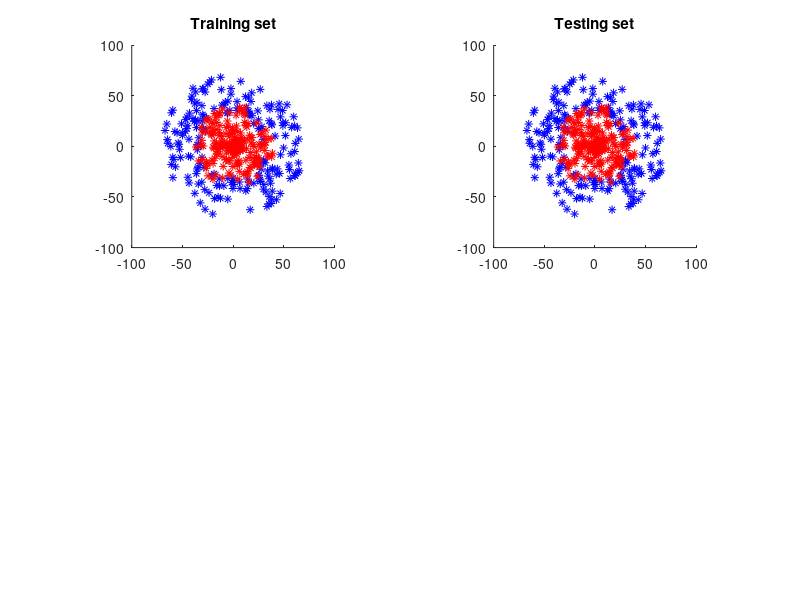

Source code (MATLAB): (Note: this script raises an error after producing the figure.)
%
% DEMONSTRATION OF ADABOOST_tr and ADABOOST_te
%
% Just type "demo" to run the demo.
%
% Using adaboost with linear threshold classifier 
% for a two class classification problem.
%
% Bug Reporting: Please contact the author for bug reporting and comments.
%
% Cuneyt Mertayak
% email: cuneyt.mertayak@gmail.com
% version: 1.0
% date: 21/05/2007


% Creating the training and testing sets
%
load('res/data1.mat')

tr_n = size(dat,1);
te_n = tr_n;
weak_learner_n = 500;

tr_set = dat(:,1:2);
te_set = tr_set;

tr_labels = dat(:,3);
tr_labels( (dat(:,3) == 1),1) = 2;
tr_labels((dat(:,3) == -1),1) = 1;

te_labels = tr_labels;

% Displaying the training and testing sets
figure;
subplot(2,2,1);
hold on; axis square;
indices = tr_labels==1;
plot(tr_set(indices,1),tr_set(indices,2),'b*');
indices = ~indices;
plot(tr_set(indices,1),tr_set(indices,2),'r*');
title('Training set');

subplot(2,2,2);
hold on; axis square;
indices = te_labels==1;
plot(te_set(indices,1),te_set(indices,2),'b*');
indices = ~indices;
plot(te_set(indices,1),te_set(indices,2),'r*');
title('Testing set');

% Training and testing error rates
tr_error = zeros(1,weak_learner_n);
te_error = zeros(1,weak_learner_n);

for i=1:weak_learner_n
	adaboost_model = ADABOOST_tr(@threshold_tr,@threshold_te,tr_set,tr_labels,i);
	[L_tr,hits_tr] = ADABOOST_te(adaboost_model,@threshold_te,tr_set,tr_labels);
	tr_error(i) = (tr_n-hits_tr)/tr_n;
	[L_te,hits_te] = ADABOOST_te(adaboost_model,@threshold_te,te_set,te_labels);
	te_error(i) = (te_n-hits_te)/te_n;
end

subplot(2,2,3); 
plot(1:weak_learner_n,tr_error);
axis([1,weak_learner_n,0,1]);
title('Training Error');
xlabel('weak classifier number');
ylabel('error rate');
grid on;

subplot(2,2,4); axis square;
plot(1:weak_learner_n,te_error);
axis([1,weak_learner_n,0,1]);
title('Testing Error');
xlabel('weak classifier number');
ylabel('error rate');
grid on;

